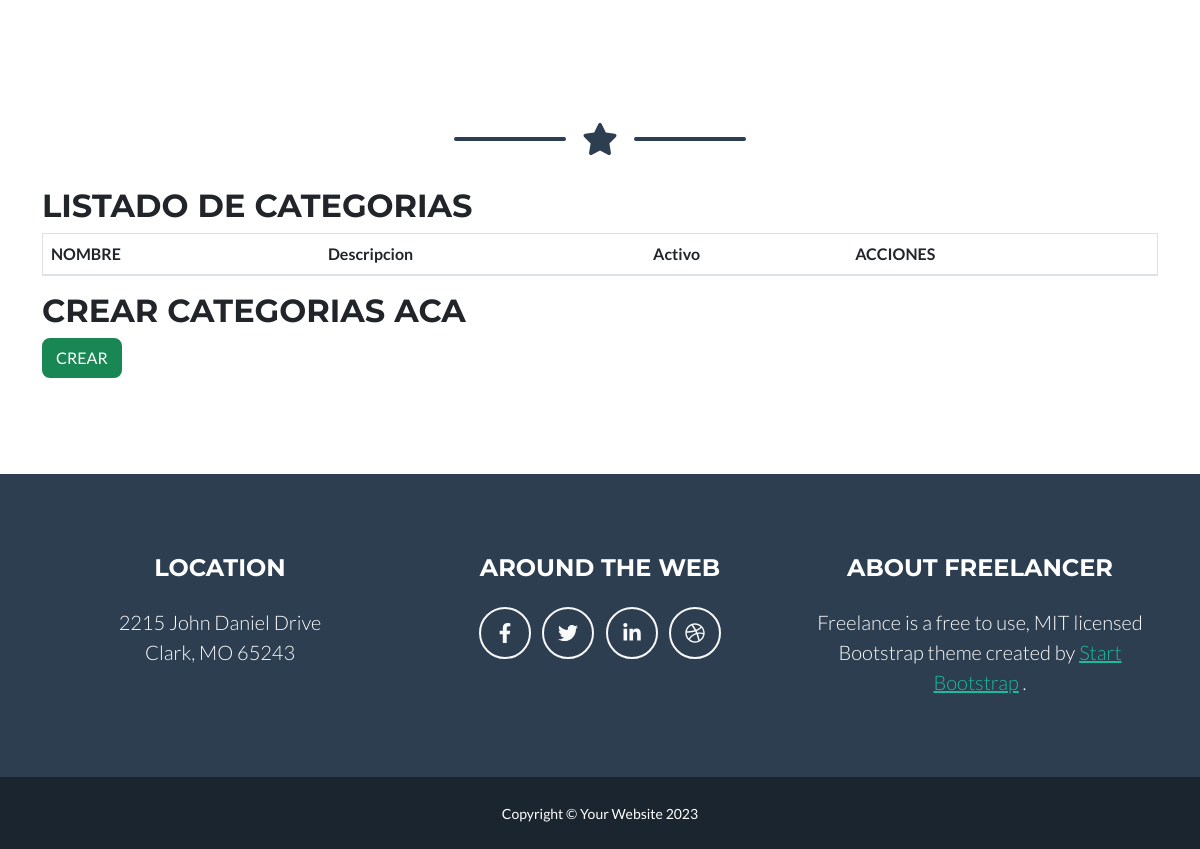
The page /categoria/ (lower part) on the database as committed earlier.
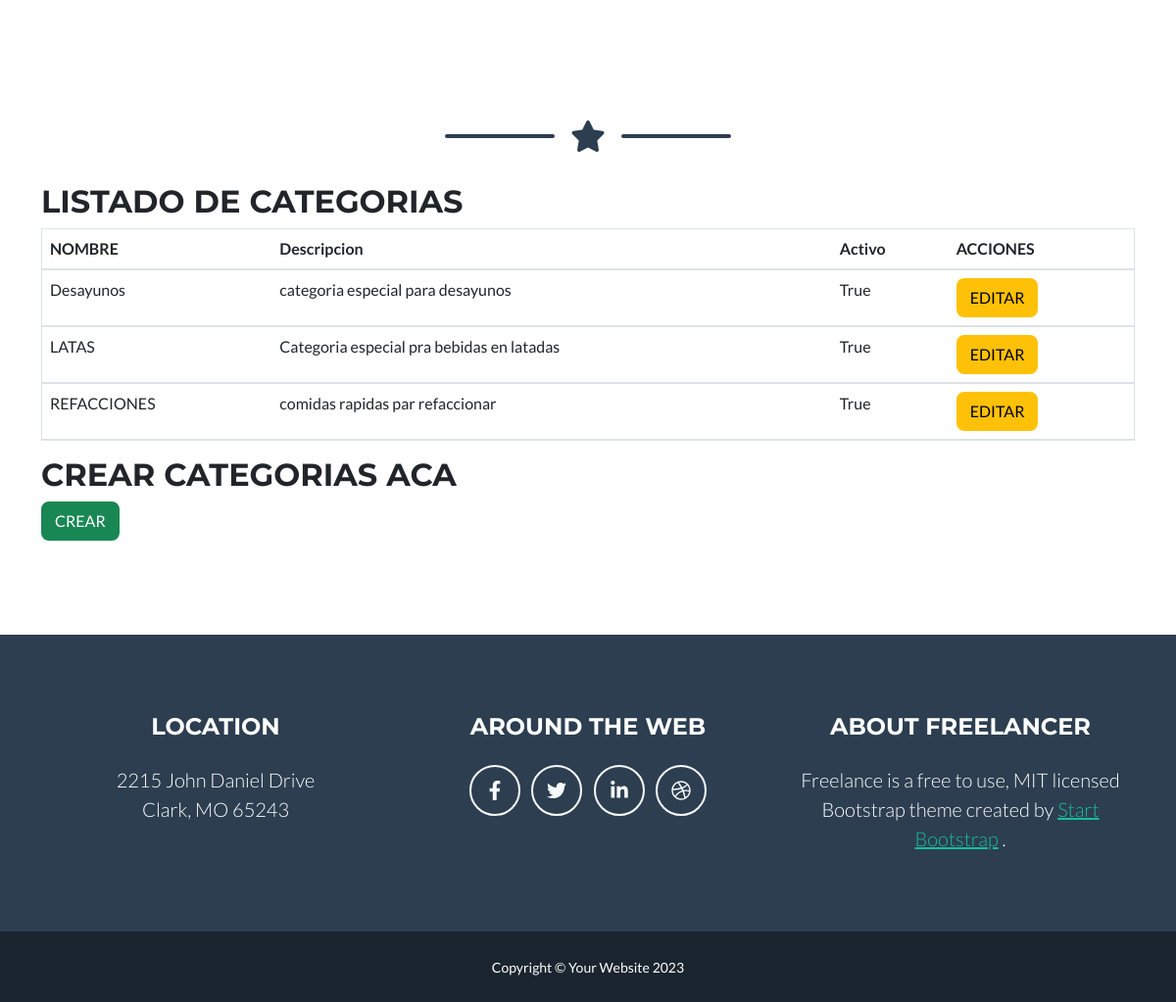
The same page on the database as committed later.
### Apps/categorias/models.py (models this page shows, shortened)
class Categoria(models.Model):
    nombre = models.CharField(
        max_length=100,
        unique=True,
        verbose_name='Nombre de la Categoría'
    )
    descripcion = models.TextField(
        blank=True,
        null=True,
        verbose_name='Descripción'
    )
    activo = models.BooleanField(default=True)
    class Meta:
        verbose_name = 'Categoría'
        verbose_name_plural = 'Categorías'
        ordering = ['nombre']

### Apps/categorias/views.py (the view)
# urls.py: path('', CategoriaView.as_view(), name='categoria'),
class CategoriaView(ListView):
    model = Categoria
    template_name = 'categorias.html'
    context_object_name = 'lista_categorias'

### Apps/categorias/templates/categorias.html
{% extends 'base.html' %}
{% block contenido %}
<h2>LISTADO DE CATEGORIAS</h2>
<table class="table" border="1">
    <thead>
        <tr>
            <th>NOMBRE</th>
            <th>Descripcion</th>
            <th>Activo</th>
            <th>ACCIONES</th>
        </tr>
    </thead>
    <tbody>
        {% for cat in lista_categorias %}
        <tr>
            <td>{{ cat.nombre }}</td>
            <td>{{ cat.descripcion }}</td>
            <td>{{ cat.activo }}</td>
            <td>
                <a href="{% url 'categoria:editarcat' cat.id %}" class="btn btn-warning">EDITAR</a>
            </td>
        </tr>
        {% endfor %}
    </tbody>
</table>
<h2>CREAR CATEGORIAS ACA</h2>
<a href="{% url 'categoria:crearcat' %}" class="btn btn-success">CREAR</a>
{% endblock %}

Rows that differ between the two databases and show on the page:
added Categoria: nombre "Desayunos", descripcion "categoria especial para desayunos", activo "True"
added Categoria: nombre "LATAS", descripcion "Categoria especial pra bebidas en latadas", activo "True"
added Categoria: nombre "REFACCIONES", descripcion "comidas rapidas par refaccionar", activo "True"
